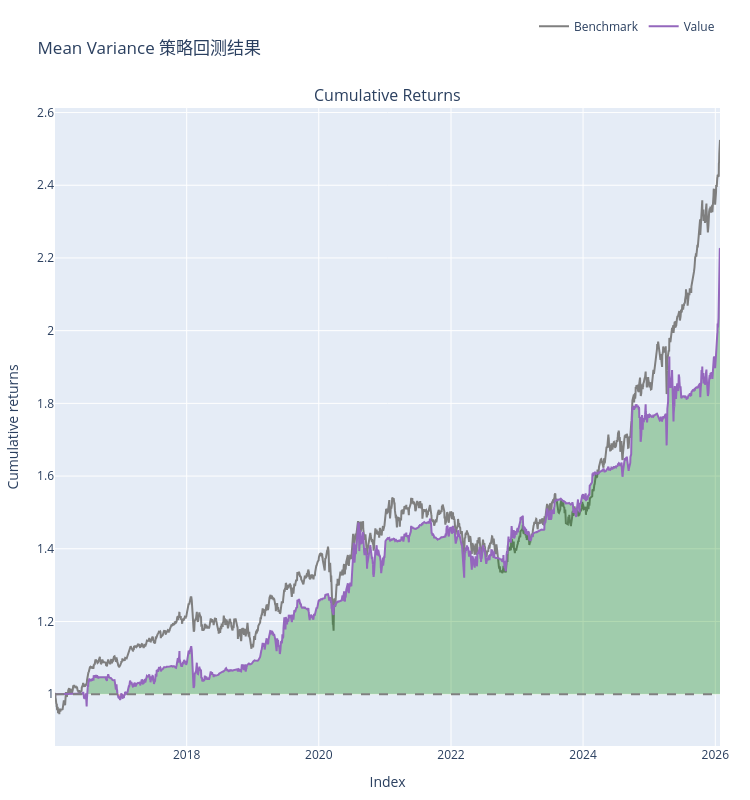

Write notebook code for a chart like this one.
### Markdown cell above
## 3. 均值方差策略回测

### Code cell
# 创建均值方差策略（最大化夏普比率）
mv_strategy = MeanVarianceStrategy(
    lookback=60,
    rebalance_freq='ME'
)

# 运行回测
mv_result = engine.run(mv_strategy, price_df)

# 可视化
mv_viz = BacktestVisualizer(mv_result)
mv_viz.print_metrics()
mv_viz.plot_summary()

### Figure 1 — Plotly figure (JSON) as saved in the notebook; plotly's stock layout.template omitted (floating-point values rounded to 4 significant figures; data arrays with more than 128 entries replaced by an {"elided": "..."} marker saying what was removed)
{"data": [{"legendgroup": "0", "line": {"color": "#7f7f7f"}, "name": "Benchmark", "showlegend": true, "type": "scatter", "uid": "fc1e8b09-5856-42e8-a1e9-8661b52a3281", "x": {"elided": "2447 str values"}, "xaxis": "x", "y": {"elided": "2447 float values"}, "yaxis": "y"}, {"hoverinfo": "skip", "legendgroup": "1", "line": {"color": "rgba(0, 0, 0, 0)", "width": 0}, "opacity": 0, "showlegend": false, "type": "scatter", "uid": "4016ca40-d9ea-4e80-b813-bed83569e167", "x": {"elided": "2447 str values"}, "xaxis": "x", "y": {"elided": "2447 int values"}, "yaxis": "y"}, {"connectgaps": false, "fill": "tonexty", "fillcolor": "rgba(0, 128, 0, 0.3)", "hoverinfo": "skip", "legendgroup": "1", "line": {"color": "rgba(0, 0, 0, 0)", "width": 0}, "opacity": 0, "showlegend": false, "type": "scatter", "uid": "dfc26472-4dc3-484f-8712-b18b9805d0e0", "x": {"elided": "2447 str values"}, "xaxis": "x", "y": {"elided": "2447 float values"}, "yaxis": "y"}, {"hoverinfo": "skip", "legendgroup": "1", "line": {"color": "rgba(0, 0, 0, 0)", "width": 0}, "opacity": 0, "showlegend": false, "type": "scatter", "uid": "9ffb1706-8ef5-4487-aabd-172e5bfa74c7", "x": {"elided": "2447 str values"}, "xaxis": "x", "y": {"elided": "2447 int values"}, "yaxis": "y"}, {"connectgaps": false, "fill": "tonexty", "fillcolor": "rgba(255, 0, 0, 0.3)", "hoverinfo": "skip", "legendgroup": "1", "line": {"color": "rgba(0, 0, 0, 0)", "width": 0}, "opacity": 0, "showlegend": false, "type": "scatter", "uid": "64d9c1ae-2630-4ca2-8f4a-0eb760e6f1b1", "x": {"elided": "2447 str values"}, "xaxis": "x", "y": {"elided": "2447 float values"}, "yaxis": "y"}, {"legendgroup": "2", "line": {"color": "#9467bd"}, "name": "Value", "showlegend": true, "type": "scatter", "uid": "9abd5a4b-fd3f-4537-8417-10fdca3223e6", "x": {"elided": "2447 str values"}, "xaxis": "x", "y": {"elided": "2447 float values"}, "yaxis": "y"}, {"hoverinfo": "skip", "legendgroup": "1", "line": {"color": "rgba(0, 0, 0, 0)", "width": 0}, "opacity": 0, "showlegend": false, "type": "scatter", "uid": "7e74a49e-2ba6-4aac-89fe-1ec2f9725e4e", "x": {"elided": "2447 str values"}, "xaxis": "x", "y": {"elided": "2447 int values"}, "yaxis": "y"}], "layout": {"annotations": [{"font": {"size": 16}, "showarrow": false, "text": "Cumulative Returns", "x": 0.5, "xanchor": "center", "xref": "paper", "y": 1, "yanchor": "bottom", "yref": "paper"}], "height": 800, "legend": {"orientation": "h", "traceorder": "normal", "x": 1, "xanchor": "right", "y": 1.105, "yanchor": "bottom"}, "margin": {"b": 30, "l": 30, "r": 30, "t": 30}, "shapes": [{"line": {"color": "gray", "dash": "dash"}, "type": "line", "x0": 0, "x1": 1, "xref": "paper", "y0": 1, "y1": 1, "yref": "y"}], "showlegend": true, "title": {"text": "Mean Variance 策略回测结果"}, "width": 750, "xaxis": {"anchor": "y", "domain": [0, 1], "title": {"text": "Index"}}, "yaxis": {"anchor": "x", "domain": [0, 1], "title": {"text": "Cumulative returns"}}}}
